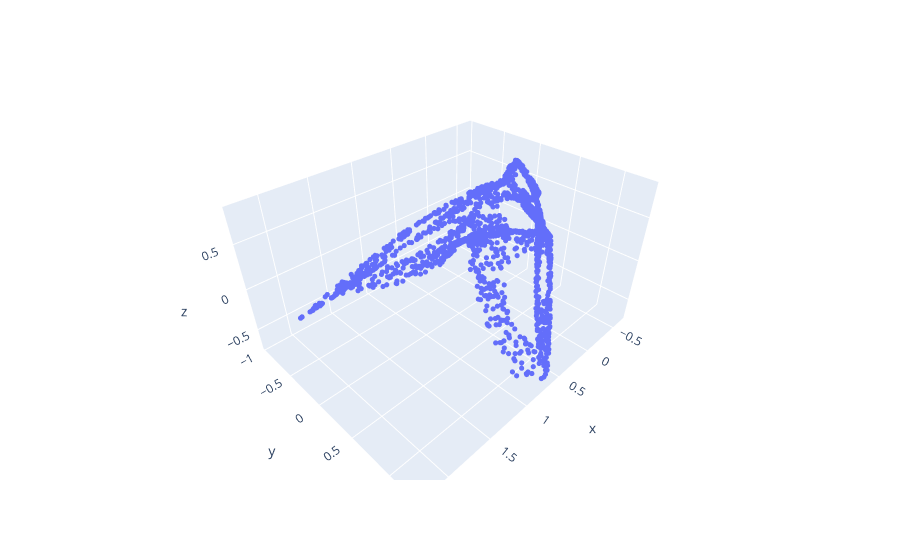

Source (notebook cell):
### Code cell
pca = PCA(n_components=3).fit_transform(act_dict[1])
fig = px.scatter_3d(x=pca[:, 0], y=pca[:, 1], z=pca[:, 2])
fig.update_traces(marker=dict(size=3))
fig.show()

### Figure 1 — Plotly figure (JSON) as saved in the notebook; plotly's stock layout.template omitted (floating-point values rounded to 4 significant figures; data arrays with more than 128 entries replaced by an {"elided": "..."} marker saying what was removed)
{"data": [{"hovertemplate": "x=%{x}<br>y=%{y}<br>z=%{z}<extra></extra>", "legendgroup": "", "marker": {"color": "#636efa", "size": 3, "symbol": "circle"}, "mode": "markers", "name": "", "scene": "scene", "showlegend": false, "type": "scatter3d", "x": {"elided": "2000 float values"}, "y": {"elided": "2000 float values"}, "z": {"elided": "2000 float values"}}], "layout": {"legend": {"tracegroupgap": 0}, "margin": {"t": 60}, "scene": {"domain": {"x": [0, 1], "y": [0, 1]}, "xaxis": {"title": {"text": "x"}}, "yaxis": {"title": {"text": "y"}}, "zaxis": {"title": {"text": "z"}}}}}
